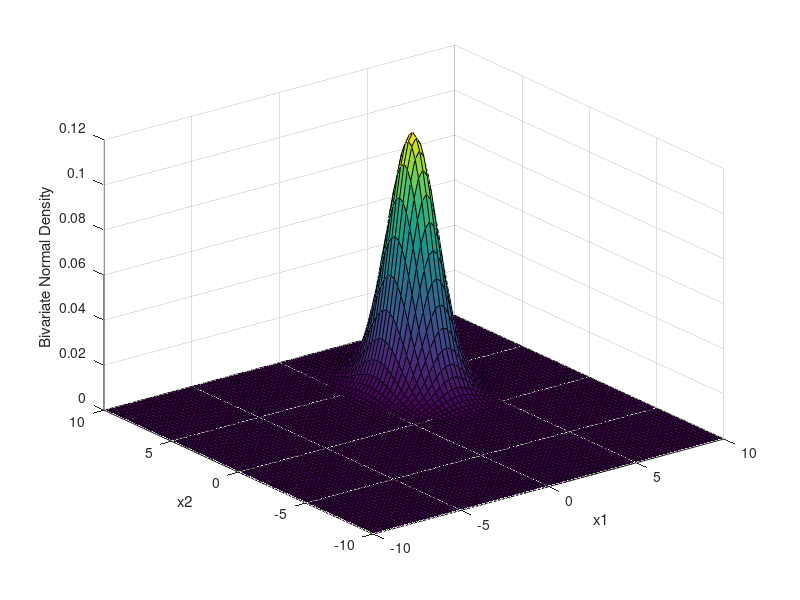

Recreate this plot in MATLAB.
clc;

% Store mean vectors and covariance matrix
mu = [3 4];
sigma = [1 0;0 2];

% Set a random seed
rng default  

% Generate a vector of multivariate normal random numbers
randomNumbers = mvnrnd(mu,sigma,100);

% Plot the distribution
x1 = -10:.25:10; 
x2 = -10:.25:10;

% Get a meshgrid of the series
[X1,X2] = meshgrid(x1,x2);

% Calculate the multivariate normal pdf
F = mvnpdf([X1(:) X2(:)],mu,sigma);
% Re-shape so it lookz pretty
F = reshape(F,length(x2),length(x1));

surf(x1,x2,F);

%caxis([min(F(:))-.5*range(F(:)),max(F(:))]);
%axis([-10 10 -10 10 0 .15])
xlabel('x1'); ylabel('x2'); zlabel('Bivariate Normal Density');

% Mahalanobis distance
firstPoint = [10 10];
secondPoint = [0 0];
thirdPoint = [3 4];
fourthPoint = [6 8];

% Compute the inverse of the covariance matrix
sigmaInv = inv(sigma);
MD_to_firstPoint = (firstPoint - mu)* sigmaInv * (firstPoint - mu)';
MD_to_secondPoint = (secondPoint - mu)* sigmaInv * (secondPoint - mu)';
MD_to_thirdPoint = (thirdPoint - mu)* sigmaInv * (thirdPoint - mu)';
MD_to_fourthPoint = (fourthPoint - mu)* sigmaInv * (fourthPoint - mu)';

fprintf('The Md dist to the first point is: %f02. \n',sqrt(MD_to_firstPoint));
fprintf('The Md dist to the second point is: %f02. \n',sqrt(MD_to_secondPoint));
fprintf('The Md dist to the second point is: %f02. \n',sqrt(MD_to_thirdPoint));
fprintf('The Md dist to the second point is: %f02. \n',sqrt(MD_to_fourthPoint));
